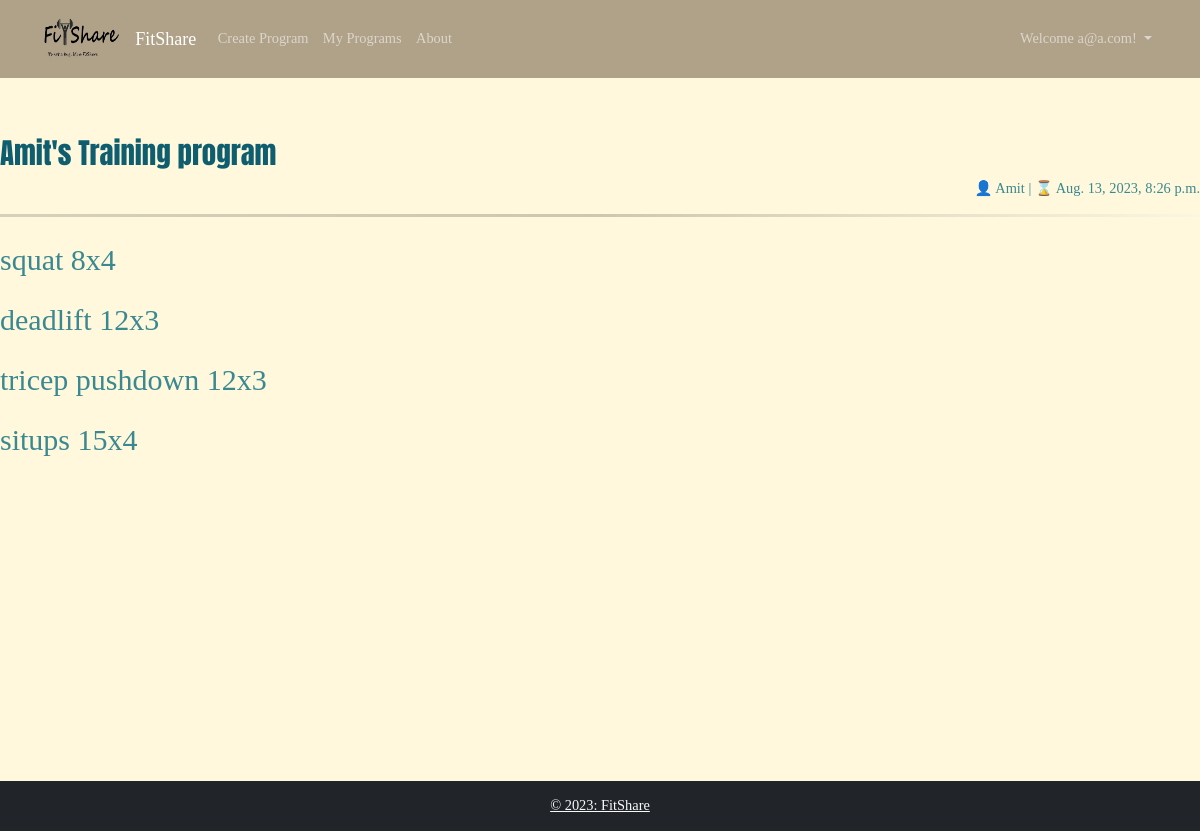
Screenshot of /show_program/12 (signed in) with the database file from the repository.
### fitShareApp/models.py (models this page shows, shortened)
class Training_Program(models.Model):
    user_id = models.ForeignKey(User, on_delete=models.CASCADE)
    excercises = models.ManyToManyField(Exercise)
    date = models.DateTimeField(default=timezone.now)
    def __str__(self):
        return f"{self.user_id.name}'s Training program"

class User(models.Model):
    user1 = models.OneToOneField(Custom_user, on_delete=models.CASCADE, null=True)
    name = models.CharField(max_length=100)
    password = models.CharField(max_length=70)
    gender = models.CharField(max_length=20)
    weight = models.CharField(max_length=100)
    height = models.CharField(max_length=100)
    email = models.EmailField(max_length=150, unique=True)

class Exercise(models.Model):
    name = models.CharField(max_length = 150, unique=False)
    sets = models.IntegerField()
    reps = models.IntegerField()
    def __str__(self):
        return f"{self.name} {self.reps}x{self.sets}"

### fitShareApp/views.py (the view)
# urls.py: path('show_program/<str:program_pk>', views.show_program, name="show_program"),
def show_program(request, program_pk):
    try:
        program = Training_Program.objects.get(pk=program_pk)
    except ObjectDoesNotExist:
        raise Http404()
    return render(request, 'show_training_program.html', {'program': program})

### fitShareApp/templates/show_training_program.html
{% extends "base.html" %}
{% load static %}
{% block content %}
<head>
    <link rel="stylesheet" type="text/css" href="{% static 'css/show_training_program.css' %}">
</head>
<main>
    <program>
        <header>
            <h2>{{program}}</h2>
            <div class="footer">
                <p class="nickname"> &#128100; {{program.user_id.name}} | &#8987; {{program.date}} </p>
            </div>
            <hr>
            <div class="exercises">
                {% for exercise in program.excercises.all %}
                    <p class="exercise">{{ exercise }}</p>
                {% endfor %}
            </div>
        </header>
    </program>
</main>
{% endblock %}

### fitShareApp/templates/base.html (shortened to what this page needs)
{% load static %}
<!doctype html>
<html lang="en">
<head>
  <link href="https://cdn.jsdelivr.net/npm/bootstrap@5.2.0/dist/css/bootstrap.min.css" rel="stylesheet"
>
  <link rel="stylesheet" type="text/css" href="{% static 'css/base.css' %}">
</head>
<body>
  <div class="container-fluids">
    <nav class=" navbar navbar-expand-md sticky-top navbar-dark">
      <div class="container">
        <a class="navbar-brand"><span class="text-primary"><img src="{% static 'images/FitShare_logo.png' %} "
              width="80" height="55" alt="logo"></span></a>
        <a class="navbar-brand" href="/">FitShare</a>
        <div class="collapse navbar-collapse" id="navbarNav">
          {% if request.user.is_authenticated %}
          <ul class="navbar-nav">
            <li class="nav-item">
              <a class="nav-link" href="/add_training_program">Create Program</a>
            </li>
            <li class="nav-item">
              <a class="nav-link" href="/my_training_programs/''">My Programs</a>
            </li>
          </ul >
			    {% endif %}
          <ul class="navbar-nav">
            <li class="nav-item">
              <a class="nav-link" href="/about">About</a>
            </li>
          </ul>
        </div>
          <ul class="navbar-nav ml-auto">
            {% if request.user.is_authenticated %}
              <li class="nav-item dropdown">
                <a class="nav-link dropdown-toggle" href="#" id="accountDisplay" role="button"
                             data-bs-toggle="dropdown" aria-expanded="false">
                  Welcome {{ request.user.get_username }}!
                </a>
            </li>
          {% endif %}
          </ul>
    </nav>
    <main>
      <br /><br />
      <div class="container-fluid mt-3 ps-0 pe-0 h-100 d-inline-block">
        {% block content %}{% endblock %}
      </div>
    </main>
    <footer class="bg-dark text-center text-lg-start mt-3">
      <div class="text-center p-3">
        <a class="text-light">© 2023: FitShare </a>
      </div>
    </footer>
</body>
</html>

### fitShareApp/static/css/base.css (style rules this page uses)
html { font-size: 90%; box-sizing: border-box; }
body { background: #FFF8DC; font-family: "Zilla Slab", serif; }
main { min-height: 78.8vh; }
h2 { font-family: "Anton", sans-serif; color: #0e5e6f; }
p { color: #3a8891; }
.navbar { background-color:#b0a289; }

### fitShareApp/static/css/show_training_program.css (style rules this page uses)
program { max-width: 70%; margin: 0 auto; }
header { min-height: 40vh; }
.footer { display: flex; justify-content: flex-end; align-items: flex-end; gap: 1rem; }
.footer > * { margin: 0px 0px 0px; }
hr { border: 0; height: 3px; background-image: -webkit-linear-gradient(left, #5b5b5b, #3c3326, #f0f0f0); background-image: -moz-linear-gradient(left, #5b5b5b, #3c3326, #f0f0f0); background-image: -ms-linear-gradient(left, #5b5b5b, #3c3326, #f0f0f0); background-image: -o-linear-gradient(left, #5b5b5b, #3c3326, #f0f0f0); }
.nickname { justify-self: flex-start; }
.exercises { margin-top: 20px; }
.exercise { font-size: 30px; margin: 15px 0; }

### rows the page displays
Training_Program: user_id.name "Amit's Training program", user_id.name "Amit", date "Aug. 13, 2023, 8:26 p.m."
Exercise: name+reps+sets "squat 8x4"
Exercise: name+reps+sets "deadlift 12x3"
Exercise: name+reps+sets "tricep pushdown 12x3"
Exercise: name+reps+sets "situps 15x4"

### other values shown
{{ request.user.get_username }} "a@a.com"
